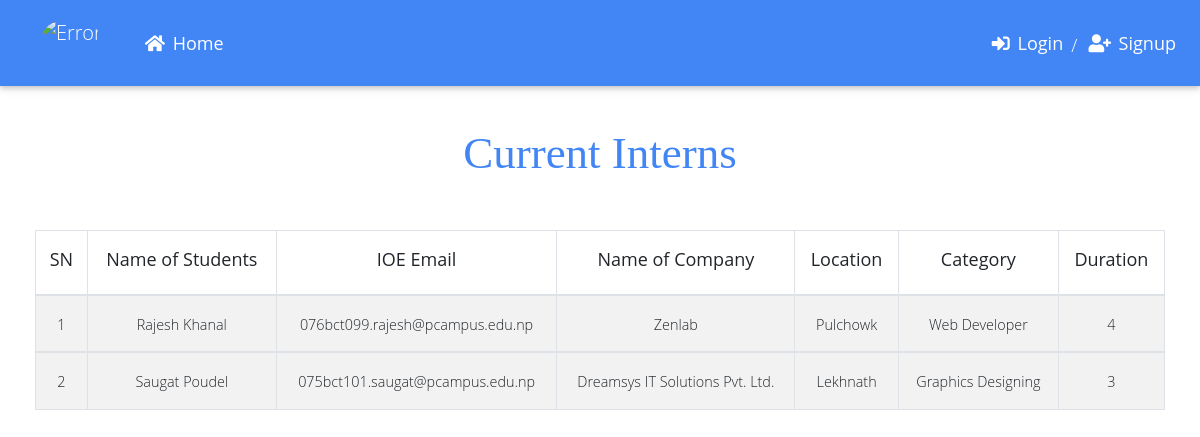
Page /studentlocation.php on the committed database.
### tables this page shows
CREATE TABLE `student_location` (
  `id` int(11) NOT NULL,
  `name` varchar(50) NOT NULL,
  `email` varchar(50) NOT NULL,
  `company` varchar(50) NOT NULL,
  `address` varchar(50) NOT NULL,
  `category` varchar(50) NOT NULL,
  `duration` varchar(20) DEFAULT NULL,
  `added_at` date NOT NULL DEFAULT current_timestamp()
);

### studentlocation.php (the view, shortened to what this page needs)
<?php
  require_once 'includes/header.php';
  $sql = "SELECT * from student_location";
  $data = $db->query($sql);
  $data = $data->fetch_all(MYSQLI_ASSOC);
  $key =0;
  echo '<h3 class="h2 text-center text-primary " style = "margin:30px; font-size:45px; margin-top:40px;" > Current Interns
  </h2>';
  ?>
<div class = "container-fluid">
  <div class="">
    <div class="card-body table-responsive">
      <table class="table table-striped table-bordered" style="display: table;">
        <thead>
          <th class="text-center"><h5 class="h5-responsive"><b>SN</b></h5></th>
          <th class="text-center"><h5 class="h5-responsive"><b>Name of Students</b></h5></th>
          <th class="text-center"><h5 class="h5-responsive"><b>IOE Email</b></h5></th>
          <th class="text-center"><h5 class="h5-responsive"><b>Name of Company</b></h5></th>
          <th class="text-center"><h5 class="h5-responsive"><b>Location</b></h5></th>
          <th class="text-center"><h5 class="h5-responsive"><b>Category</b></h5></th>
          <th class="text-center"><h5 class="h5-responsive"><b>Duration</b></h5></th>
        </thead>
       <?php foreach($data as $data){
         $key++;?>
        <tr>
                <td class="text-center"><?=$key;?></td>
                <td class="text-center"><?=$data['name'];?></td>
                <td class="text-center"><?=$data['email'];?></td>
                <td class="text-center"><?=$data['company'];?></td>
                <td class="text-center"><?=$data['address'];?></td>
                <td class="text-center"><?=$data['category'];?></td>
                <td class="text-center"><?=$data['duration'];?></td>
          <tbody>
  <?php }?>

### includes/header.php (style rules this page uses)
body { font-family: 'Playfair Display', serif; font-family: 'Playfair Display', serif; font-family: 'Open Sans', sans-serif; }
h3, h2 { font-family: 'Open Sans', sans-serif; font-family: 'Playfair Display', serif; }

### rows in the picture
student_location: name "Rajesh Khanal", email "076bct099.rajesh@pcampus.edu.np", company "Zenlab", address "Pulchowk", category "Web Developer", duration "4"
student_location: name "Saugat Poudel", email "075bct101.saugat@pcampus.edu.np", company "Dreamsys IT Solutions Pvt. Ltd.", address "Lekhnath", category "Graphics Designing", duration "3"
